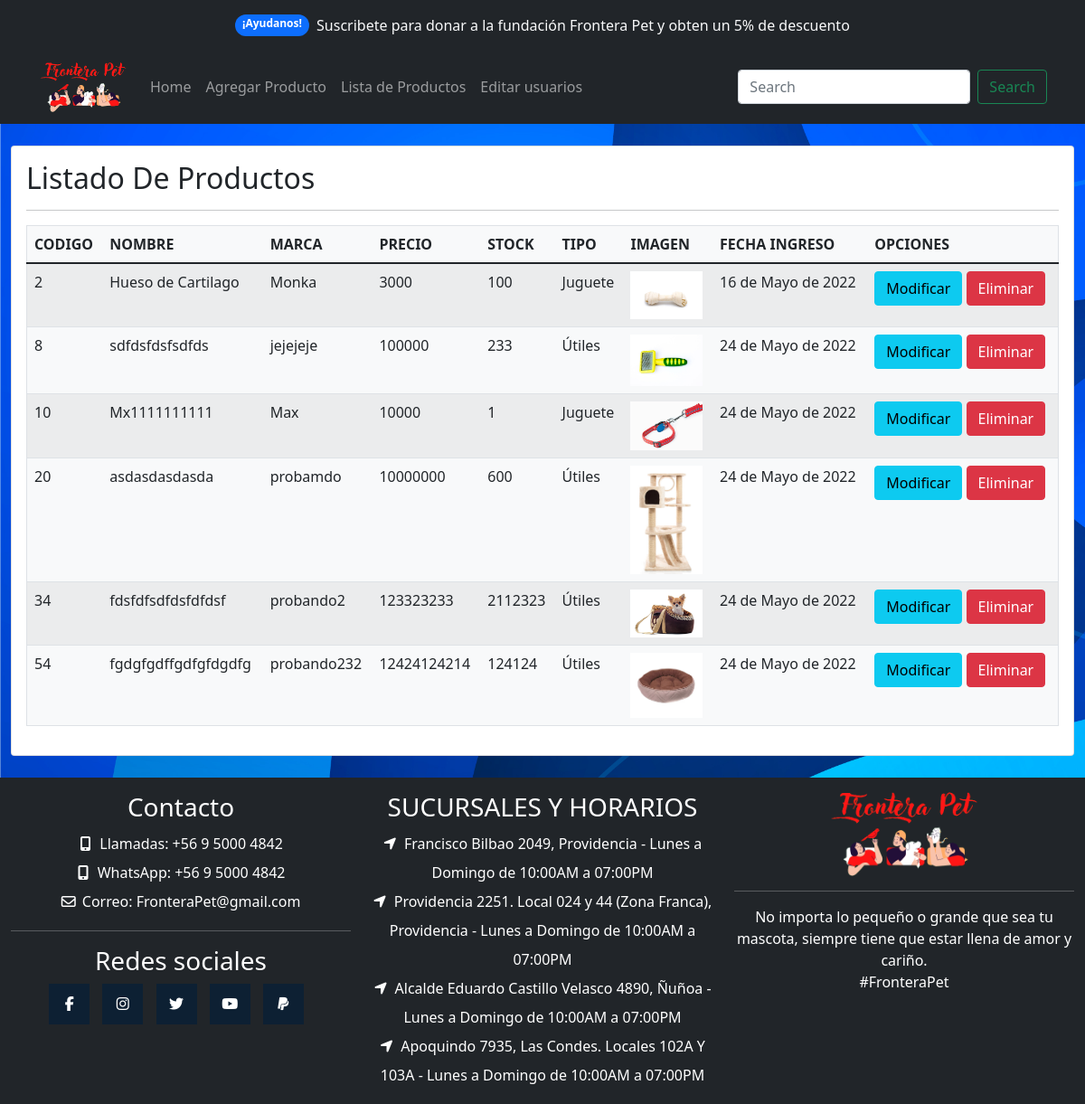
The app's page /listarProductos/ (signed in) with its own data.
### app/models.py (models this page shows, shortened)
class Producto(models.Model):
    codigo = models.IntegerField(null=False,primary_key=True)
    nombre = models.CharField(max_length=60)
    marca = models.CharField(max_length=60)
    precio = models.IntegerField()
    stock = models.IntegerField()
    tipo = models.ForeignKey(TipoProducto, on_delete=models.CASCADE)
    imagen = models.ImageField(upload_to="productos", null=True)
    created_at = models.DateField(auto_now_add=True)
    update_at = models.DateField(auto_now=True)
    class Meta:
        db_table = 'db_Producto'

class TipoProducto(models.Model):
    tipo = models.CharField(max_length=60)
    def __str__(self):
        return self.tipo
    class Meta:
        db_table = 'db_tipo_Producto'

### app/views.py (the view)
# urls.py: path('listarProductos/', listarProductos, name='listarProductos'),
@permission_required('app.view_producto')
def listarProductos(request):
    productosAll = Producto.objects.all()
    datos = {
        'listaProductos' : productosAll
    }
    return render(request, 'app/productos/listarProductos.html', datos)

### app/templates/app/productos/listarProductos.html (shortened to what this page needs)
{% extends 'app/base_admin.html' %}
{% load static %}
{% load humanize %}
{% block contenido %}
<section class="py-4  osahan-main-body">
    <div class="container-fluid">
        <div class="row">
            <div class="col-lg-12">
                <div class="card">
                    <div class="card-body">
                        <h2>Listado De Productos</h2>
                        <hr>
                        <table class="table table-condensed table-hover table-striped table-responsive-sm bg-light border">
                            <thead>
                                <tr>
                                    <th>CODIGO</th>
                                    <th>NOMBRE</th>
                                    <th>MARCA</th>
                                    <th>PRECIO</th>
                                    <th>STOCK</th>
                                    <th>TIPO</th>
                                    <th>IMAGEN</th>
                                    <th>FECHA INGRESO</th>
                                    <th>OPCIONES</th>
                                </tr>
                            </thead>
                            <tbody>
                                {% for aux in listaProductos %}
                                <tr>
                                    <td scope="row">{{ aux.codigo }}</td>
                                    <td>{{ aux.nombre }}</td>
                                    <td>{{ aux.marca }}</td>
                                    <td>{{ aux.precio }}</td>
                                    <td>{{ aux.stock }}</td>
                                    <td>{{ aux.tipo }}</td>
                                    {% if aux.imagen %}
                                    <td><img src="{{ aux.imagen.url }}" alt="" width="80"></td>
                                    {% endif %}
                                    <td>{{ aux.created_at }}</td>
                                    <td>
                                        <a href="{% url 'modificarProducto' aux.codigo %}" class="btn btn-info">Modificar</a>
                                        <a onclick="eliminar({{ aux.codigo }})" class="btn btn-danger">Eliminar</a>
                                    </td>
                                </tr>
                                {% endfor %}
                            </tbody>
                        </table>
                    </div>
                </div>
            </div>
        </div>
    </div>
</section>
{% endblock %}

### app/static/app/css/style.css (style rules this page uses)
.bg-blue-ocean { background-attachment: fixed; background-image: url(../img/vectores/vector-blue-ocean.jpg); background-size: cover; }

### records on screen
Producto: codigo "2", nombre "Hueso de Cartilago", marca "Monka", precio "3000", stock "100", tipo "Juguete", imagen (picture), created_at "16 de Mayo de 2022"
Producto: codigo "8", nombre "sdfdsfdsfsdfds", marca "jejejeje", precio "100000", stock "233", tipo "Útiles", imagen (picture), created_at "24 de Mayo de 2022"
Producto: codigo "10", nombre "Mx1111111111", marca "Max", precio "10000", stock "1", tipo "Juguete", imagen (picture), created_at "24 de Mayo de 2022"
Producto: codigo "20", nombre "asdasdasdasda", marca "probamdo", precio "10000000", stock "600", tipo "Útiles", imagen (picture), created_at "24 de Mayo de 2022"
Producto: codigo "34", nombre "fdsfdfsdfdsfdfdsf", marca "probando2", precio "123323233", stock "2112323", tipo "Útiles", imagen (picture), created_at "24 de Mayo de 2022"
Producto: codigo "54", nombre "fgdgfgdffgdfgfdgdfg", marca "probando232", precio "12424124214", stock "124124", tipo "Útiles", imagen (picture), created_at "24 de Mayo de 2022"
